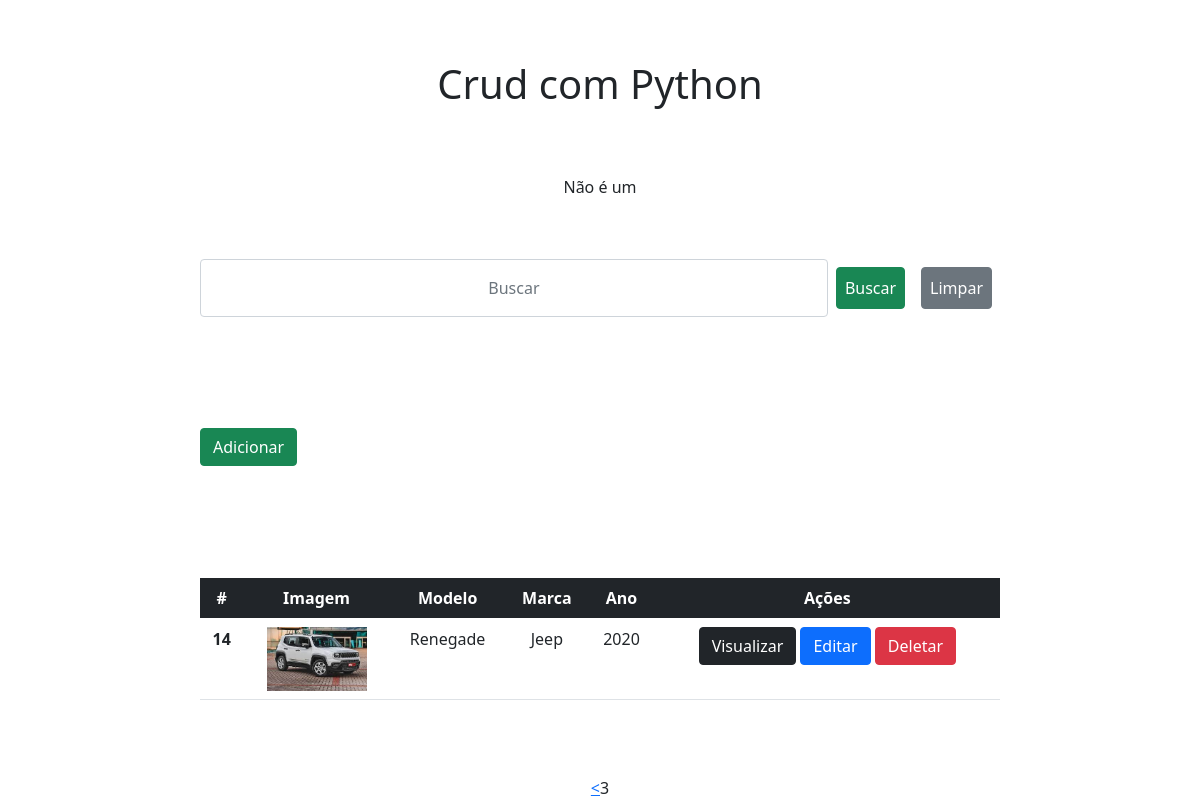
The app's page /?page=3, older data.
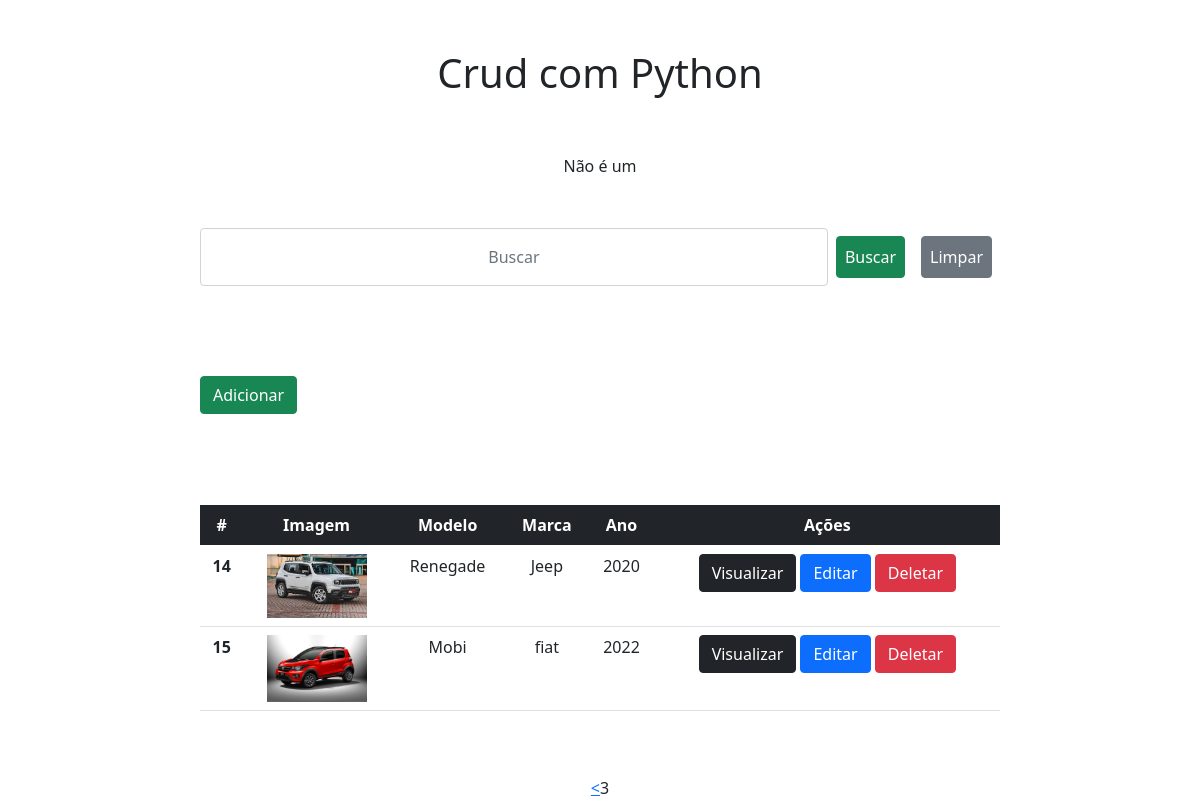
The same page, newer data.
### app/models.py (models this page shows)
class Carro(models.Model):
    imagem = models.ImageField(
        blank=True, upload_to="uploads", default="media/uploads/padraoCarro.jpg"
    )
    modelo = models.CharField(max_length=50)
    marca = models.CharField(max_length=50)
    ano = models.IntegerField()
    placa = models.CharField(max_length=50)

### app/views.py (the view)
# urls.py: path("", home, name="home"),
def home(request):
    data = {
    }
    search = request.GET.get("search")
    if search:
        data["db"] = Carro.objects.filter(modelo__icontains=search)
    else:
        data["db"] = Carro.objects.all()
    """ get context data """
    all = Carro.objects.all()
    paginator = Paginator(all, 4)  # numero de objetos na pagina
    pages = request.GET.get("page")
    data["db"] = paginator.get_page(pages)
    return render(request, "index.html", data)
    """ estou tentando trocar paginator para a chave pg para não entrar em conflito com a chave db do dicionario data """
    """ https://acervolima.com/python-upload-de-imagens-em-django/ """

### app/templates/index.html (shortened to what this page needs)
<!DOCTYPE html>
<html lang="pt-br">
<head>
  <link href="https://cdn.jsdelivr.net/npm/bootstrap@5.0.2/dist/css/bootstrap.min.css" rel="stylesheet">
  <link rel="stylesheet" href="./static/css/style.css">
</head>
<body>
  <div class="col-8 m-auto pt-2 pb-2 text-center">
    <h1>Crud com Python</h1>
  </div>
  {% if carro == 'Fiat Toro' %}
    Esse é um carro: {{carro}}
  {% else %}
    Não é um {{carro}}
  {% endif %}
  <div class="col-8 m-auto pt-2 pb-2 text-center">
    <form action="?" method="get" class="d-flex">
      <input type="text" id="search" name="search" class=" p-2 form-control text-center flex-grow-1" placeholder="Buscar" value="{{ request.GET.search }}" autocomplete="off">
      <input type="submit" class="p-2 m-2 btn btn-success" value="Buscar">
      <a href="{% url 'home' %}" class="p-2 m-2 btn btn-secondary">Limpar</a>
    </form>
  </div>
  <div class="col-8 m-auto pt-0 pb-0 text-left">
    <a href="form/" class="btn btn-success">Adicionar</a>
  </div>
  <div class="col-8 m-auto pt-2 pb-2 text-center">
    <table class="table">
      <thead class="table-dark">
        <tr>
          <th scope="col">#</th>
          <th scope="col">Imagem</th>
          <th scope="col">Modelo</th>
          <th scope="col">Marca</th>
          <th scope="col">Ano</th>
          <th scope="col">Ações</th>
        </tr>
      </thead>
      <tbody>
      {% for dbs in db %}
        <tr>
          <th>{{dbs.id}}</th>
          <td>
            {% if dbs.imagem %}
              <a href="/view/{{dbs.id}}">
                <img src="{{ dbs.imagem.url }}" alt="" width="100">
              </a>
            {% endif %}
          </td>
          <td>{{dbs.modelo}}</td>
          <td>{{dbs.marca}}</td>
          <td>{{dbs.ano}}</td>
          <td>
            <a href="/view/{{dbs.id}}" class="btn btn-dark">Visualizar</a>
            <a href="/edit/{{dbs.id}}" class="btn btn-primary">Editar</a>
            <a href="/delete/{{dbs.id}}" class="btn btn-danger btnDel">Deletar</a>
          </td>
        </tr>
      {% endfor %}
      </tbody>
    </table>
  </div>
  <div class="pagination">
    <div class="pagination_previous">
      {% if db.has_previous %}
        <a href="?page={{db.previous_page_number}}"> < </a>
      {% endif %}
    </div>
    <div class="pagination_current">
      {{ db.number }}
    </div>
  </div>
  {% load static %}
</body>
</html>

### app/static/css/style.css (style rules this page uses)
* { padding: 0; margin: 0; box-sizing: border-box; }
body { display: flex; justify-content: center; align-items: center; flex-direction: column; width: 100%; height: 100vh; background-color: white; }
.pagination { display: flex; justify-content: center; align-items: center; background-color: white; }

Row changes from the older to the newer data that the page shows:
added Carro: id "15", imagem (picture), modelo "Mobi", marca "fiat", ano "2022"
